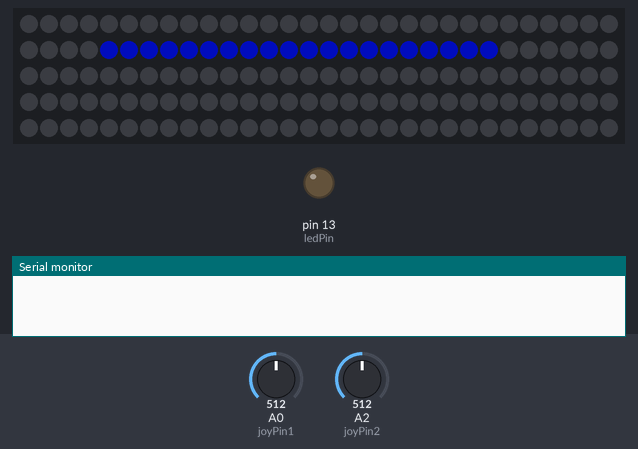
This sketch was run on a simulated Arduino Uno, built with avr-gcc and run on an emulated ATmega328P. Shown: 150 RGB LEDs in strip order, left to right, continuing on the next row, output pins drawn as LEDs (lit = HIGH), the last lines printed to the serial monitor. The test bench sets the inputs (shaded band); at power-on: A2 (joyPin2) = 512, A0 (joyPin1) = 512. Dim RGB values are drawn brighter than linear.

Above: at 1.2 s.
1.3 s: A2 (joyPin2) set to 122
At 2.1 s:
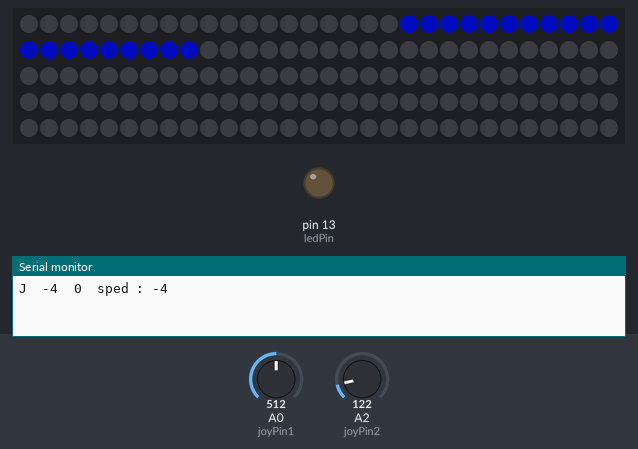
2.9 s: A2 (joyPin2) set to 8
At 3.01 s:
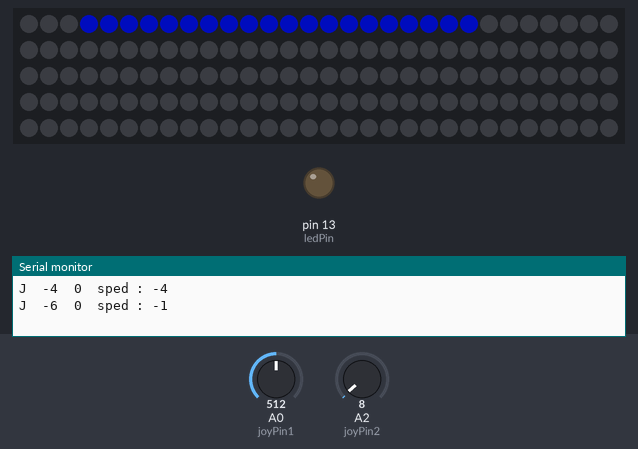
5.5 s: A2 (joyPin2) set to 1023
At 6.35 s:
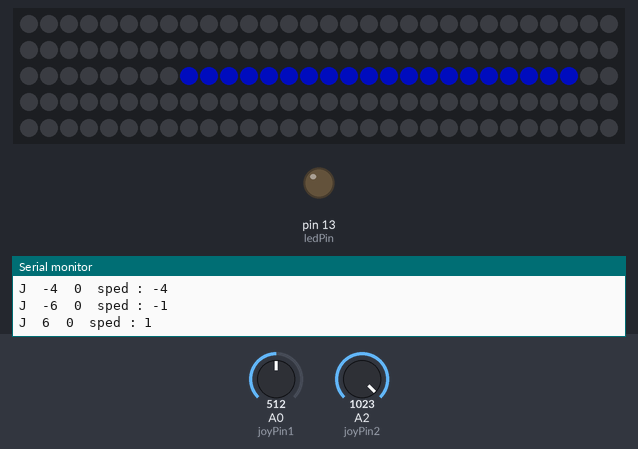

The sketch:

joystick_neo_mov2.ino
```cpp
// 2. version. I want a L/R moving thing


#include <math.h>

#include <Adafruit_NeoPixel.h>
#define PIN            4
#define NUMPIXELS      150

Adafruit_NeoPixel pixels = Adafruit_NeoPixel(NUMPIXELS, PIN, NEO_GRB + NEO_KHZ800);


 int ledPin = 13;
 int joyPin1 = 0;                 // slider variable connecetd to analog pin 0
 int joyPin2 = 2;                 // slider variable connecetd to analog pin 1
 int value1 = 0;                  // variable to read the value from the analog pin 0
 int value2 = 0;                  // variable to read the value from the analog pin 1

int center1 = 0;
int center2 = 0;


void all_pixels( int r, int g, int b){
  for( int i=0; i<NUMPIXELS; i++)
    pixels.setPixelColor( i, pixels.Color(r, g, b) );
}

void x_pixels( int beg, int num, int r, int g, int b){
  for( int i=beg; i<beg+num; i++)
    pixels.setPixelColor( i, pixels.Color(r, g, b) );
}


 void setup() {
  pinMode(ledPin, OUTPUT);              // initializes digital pins 0 to 7 as outputs
  Serial.begin(115200);

  pixels.begin();

  center1 = (analogRead(joyPin1));
  center2 = (analogRead(joyPin2));
 }


int x = 0;
int y = 0;


int lightpos = 20;
int lightint = 8;

int strip_width = 20;

long width_int = 0;

void joystick(){
  // 16 for 0 to +-32
  // 32 for 0 to +- 16
  // 80 for 1 to 6
  int scaledown = 80;

  value1 = (analogRead(joyPin1)) -center1;
  value1 /= scaledown;

  // this small pause is needed between reading
  // analog pins, otherwise we get the same value twice
  //delay(100);
  // reads the value of the variable resistor
  value2 = (analogRead(joyPin2)) -center2;
  value2 /= scaledown;

  if( x != value2 || y!= value1)
  {
    x = value2;
    y = value1;

    if( 1)
    {
        int max_int = 18;
//        double theta = atan2(y, x);
//        int led = int( ((theta+PI) / TWO_PI)  * NUMPIXELS ) -10;

        Serial.print("J\t");    Serial.print(x);
        Serial.print("\t");     Serial.print(y);

//        Serial.print("\t @ ");     Serial.print(theta);
//        Serial.print("\tL ");     Serial.print(led);

        if(x<0){
          // negative
          if(x<-5)
            lightint = -1;
          else if(x<-3)
            lightint = -4;
          else if(x<0)
            lightint = -12;
        }
        else if(x==0)
          lightint = 0;
        else if(x<3)
          lightint = 12;
        else if(x<5)
          lightint = 4;
        else
          lightint = 1;


//        if( y < -2 ) {
//          // Y - Up
//          if(millis() -width_int> 600 ) {
//              strip_width++;
//              width_int = millis();
//              Serial.print("\tU");
////              all_pixels(0,0,0);
////              x_pixels( lightpos, strip_width,  0,5,80);
////              pixels.show();
//          }
//          //-
//        }
//        else if( y > 2 ) {
//          // Y - down
//          if( millis() -width_int > 600 ) {
//              strip_width--;
//              width_int = millis();
//              Serial.print("\tD");
////              all_pixels(0,0,0);
////              x_pixels( lightpos, strip_width,  0,5,80);
////              pixels.show();
//          }
//        }

        Serial.print("\tsped : ");    Serial.println(lightint);

        //
    }
  }
  // Eo joystick
}


 void loop() {
  // reads the value of the variable resistor

  joystick();

  // joystick sets speed

  // speed adjusts postition
  if(interval != 0)
  if( interval(abs(lightint)) ) {
    //
    if(lightint>0) {
      lightpos++;
      if(lightpos >= NUMPIXELS )  lightpos= -strip_width;
    }
    else if(lightint<0) {
      lightpos--;
      if( lightpos < -strip_width )  lightpos = NUMPIXELS;
    }

    all_pixels(0,0,0);
    x_pixels( lightpos, strip_width,  0,5,80);
    pixels.show();
  }

  // draw

  count();

  delay(10);
  // Eo loop
 }


int intvl = 0;
uint8_t interval(int per){
  if(intvl%per==0)
    return 1;
  else
    return 0;
}

void count(){
  intvl++;
}
```
